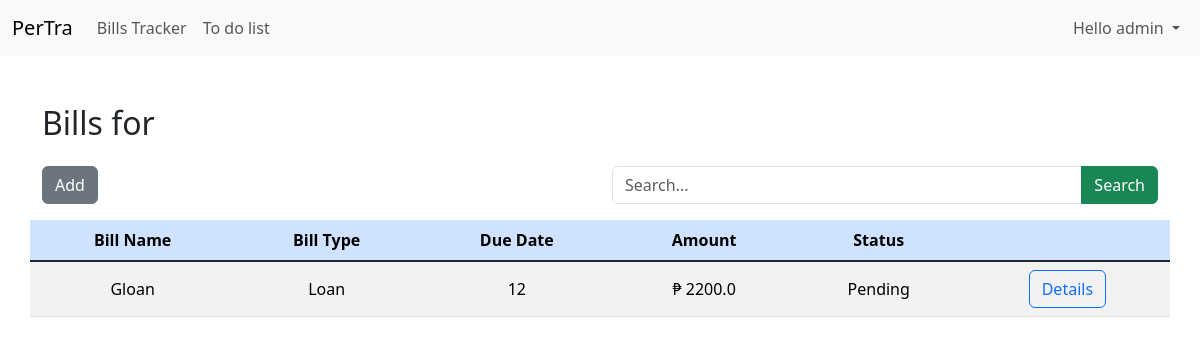
The app's page /bills-tracker/ (signed in) with its own data.
### billstracker/models.py (models this page shows, shortened)
class Bill(models.Model):
  user_id = models.ForeignKey(User, on_delete=models.CASCADE)
  name = models.CharField(max_length=30)
  bill_type = models.CharField(max_length=25, null=True, blank=True)
  description = models.TextField(null=True, blank=True)
  due_date = models.IntegerField(choices=[(i, i) for i in range (1, 32)], verbose_name='Due Date')
  amount = models.FloatField(default=0)
  payment_status = models.ForeignKey('PaymentStatus', on_delete=models.CASCADE)
  recurring = models.BooleanField(default=False)
  bill_month = models.IntegerField(choices=[(i, i) for i in range (1, 13)], verbose_name='Month')
  class Meta:
    ordering = ['payment_status', 'due_date']

class PaymentStatus(models.Model):
  name = models.CharField(max_length=30)
  def __str__(self):
    return self.name
  class Meta:
    verbose_name_plural = 'Payment Status'

### billstracker/views.py (the view)
# urls.py: path('bills-tracker/', BillList.as_view(), name='bills-tracker'),
class BillList(LoginRequiredMixin, ListView):
  model = Bill
  template_name = 'bills.html'
  context_object_name = 'bills'
  login_url = 'login'
  redirect_field_name = 'redirect_to'
  def get_context_data(self, **kwargs):
    context = super().get_context_data(**kwargs)
    context['bills'] = context['bills'].filter(user_id=self.request.user)
    return context

### billstracker/templates/bills.html
{% extends 'main.html' %}
{% block content %}
  <div class="row mb-3">
    <div class="col">
      <h2>Bills for {{ current_month }}</h2>
    </div>
  </div>
  <div class="row mb-3">
    <div class="col">
      <a href="#" class="btn btn-secondary">Add</a>
    </div>
    <div class="col">
      <div class="input-group">
        <input type="text" class="form-control" placeholder="Search..." aria-label="Search..." aria-describedby="button-addon2">
        <button class="btn btn-success" type="button" id="button-addon2">Search</button>
      </div>
    </div>
  </div>
  <div class="row table-responsive mb-3">
    <table class="table table-hover table-striped text-center align-middle">
      <thead class="table-primary">
        <tr>
          <th scope="col">Bill Name</th>
          <th scope="col">Bill Type</th>
          <th scope="col">Due Date</th>
          <th scope="col">Amount</th>
          <th scope="col">Status</th>
          <th scope="col"></th>
        </tr>
      </thead>
      <tbody class="table-group-divider">
        {% for bill in bills %}
        <tr>
          <td>{{ bill.name }}</td>
          <td>{{ bill.bill_type }}</td>
          <td>{{ bill.due_date }}</td>
          <td>&#8369; {{ bill.amount }}</td>
          <td>{{ bill.payment_status }}</td>
          <td><a href="#" class="btn btn-outline-primary">Details</a></td>
        </tr>
        {% endfor %}
      </tbody>
    </table>
{% endblock content %}

### billstracker/templates/main.html (shortened to what this page needs)
<!doctype html>
<html lang="en">
  <head>
    <link href="https://cdn.jsdelivr.net/npm/bootstrap@5.3.3/dist/css/bootstrap.min.css" rel="stylesheet">
    <link href="https://getbootstrap.com/docs/5.3/assets/css/docs.css" rel="stylesheet">
  </head>
  <body>
    <nav class="navbar navbar-expand-lg bg-body-tertiary">
      <div class="container-fluid">
        <a class="navbar-brand" href="main">PerTra</a>
        <div class="collapse navbar-collapse" id="navbarSupportedContent">
          <ul class="navbar-nav me-auto mb-2 mb-lg-0">
            <li class="nav-item">
              <a class="nav-link" aria-current="page" href="bills-tracker">Bills Tracker</a
              >
            </li>
            <li class="nav-item">
              <a class="nav-link" href="#">To do list</a>
            </li>
          </ul>
          <ul class="navbar-nav ms-auto mb-2 mb-lg-0">
            <li class="nav-item dropdown">
              <a
                class="nav-link dropdown-toggle"
                href="#"
                role="button"
                data-bs-toggle="dropdown"
                aria-expanded="false"
              >
                Hello {{ request.user }}
              </a>
            </li>
          </ul>
        </div>
      </div>
    </nav>
    <div class="container mt-5 mb-5">
      {% block content %}
      {% endblock content %}
    </div>
  </body>
</html>

### records on screen
Bill: name "Gloan", bill_type "Loan", due_date "12", amount "2200.0", payment_status "Pending"

### other values on screen
{{ request.user }} "admin"
